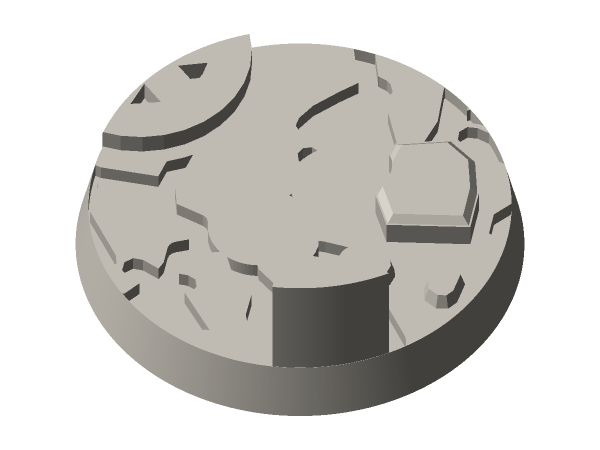
#> input picture examples/030mm_1_badlands.png, 1200 x 900 px (shown at 1/2 size)
$ python -i gui_job.py   (imports and definitions only)
#> lines starting #> are read from the running program, lines starting #| are printed output that depends on the picture
"""what the window (bbb_kit.exe) starts in the background. One job per start; every line it prints is ONE JSON record
with an "ev" field, so the window never has to guess from printed text.

  python tools/gui_job.py choices <style> --size 60 --detail 4 --count 20 [--mini biped] [--supports on]
      (--size 90x52: an oval base, long x short)
      {"ev": "seed", "seed": "x"}
      {"ev": "choice", "seed": "x", "n": 16, "img": "...png", "theme": "ore siding", "tier": 4}      one per base, as it is drawn
      {"ev": "skip", "n": 17, "why": "..."}
      {"ev": "done", "job": "choices", "count": 20}
      On the first run, before the choices: {"ev": "fetch", "i": 3, "n": 25, "title": "Nature Kit", "mb": 92} for each
      public-domain model pack as it is fetched, then {"ev": "fetched", "n": 25, "missing": 0}. What is fetched, from
      where and under which licence goes out as "log" lines first. "models_download": false in settings.json stops it.

  python tools/gui_job.py build <style> --size 60 --picks x:16,x:17,y:36 [--mini biped] [--supports on]
      {"ev": "folder", "folder": "...\\out\\picked_<date>_<time>"}          every picked base is copied here: .stl, _3d.png, _2d.png, _plan.json
      {"ev": "start", "seed": "x", "n": 16}                                 its build began
      {"ev": "retry", "seed": "x", "n": 16}                                 it failed a check; a fresh variant is being built instead
      {"ev": "built", "seed": "x", "n": 16, "ok": true, "variant": false, "stl": "...", "img": "..._3d.png", "img2": "..._2d.png", "secs": 9.7, "theme": "..."}
      {"ev": "built", "seed": "x", "n": 17, "ok": false, "why": "print check: ..."}
      {"ev": "done", "job": "build", "ok": 2, "failed": 0, "folder": "..."}

  Both also send {"ev": "log", "text": "..."} (what the kit itself printed, for the Details box) and, when something
  goes wrong before the job can start, {"ev": "error", "text": "..."}.

A pick is seed:number, the pair the choices came with. Bases of one seed are built by one run of run_set.py
(python run_set.py <style> 16,17, --seed x): the same seed and number give the same base the picture showed. A base
counts as built only when the runner said OK AND its STL file is really there."""
import sys, os, json, subprocess, re, time, shutil
KIT = os.path.dirname(os.path.dirname(os.path.abspath(__file__))); sys.path[0] = KIT
NOWIN = getattr(subprocess, "CREATE_NO_WINDOW", 0)
def ev(kind, **kw): print(json.dumps(dict(ev=kind, **kw)), flush=True)
a = sys.argv[1:]
def opt(name, d):
    if name in a: i = a.index(name); v = a[i + 1]; del a[i:i + 2]; return v
    return d
size = opt("--size", "30"); detail = opt("--detail", "mix"); count = opt("--count", "20"); mini = opt("--mini", ""); sup = opt("--supports", ""); picks = opt("--picks", ""); scale = opt("--scale", "")
# [1 line not run here, left out]
# [1 line that did not run here, left out]
env = dict(os.environ, PYTHONWARNINGS="ignore", PYTHONUNBUFFERED="1", PYTHONIOENCODING="utf-8")
# [1 line that did not run here, left out]

# [25 lines left out: functions size_tag, models, not called in this run]

# [12 lines not run here, left out]

# ---- build ----
groups = {}
# [6 lines not run here, left out]
okc = bad = 0

def see_through(src, dst, px=480):
    """the builder's grey picture with its white surround made see-through, so it sits on the window's dark card"""
#> called with src = '../examples/030mm_1_badlands.png', dst = 'out.png', px = 480
    from PIL import Image, ImageDraw
    im = Image.open(src).convert("RGBA"); w, h = im.size
#> after `w, h = im.size`: w = 1200; h = 900
    for xy in ((0, 0), (w - 1, 0), (0, h - 1), (w - 1, h - 1)):
        if im.getpixel(xy)[:3] == (255, 255, 255): ImageDraw.floodfill(im, xy, (255, 255, 255, 0), thresh=6)
    box = im.getbbox()
#> box = (151, 68, 1049, 832)
    if box: im = im.crop(box)
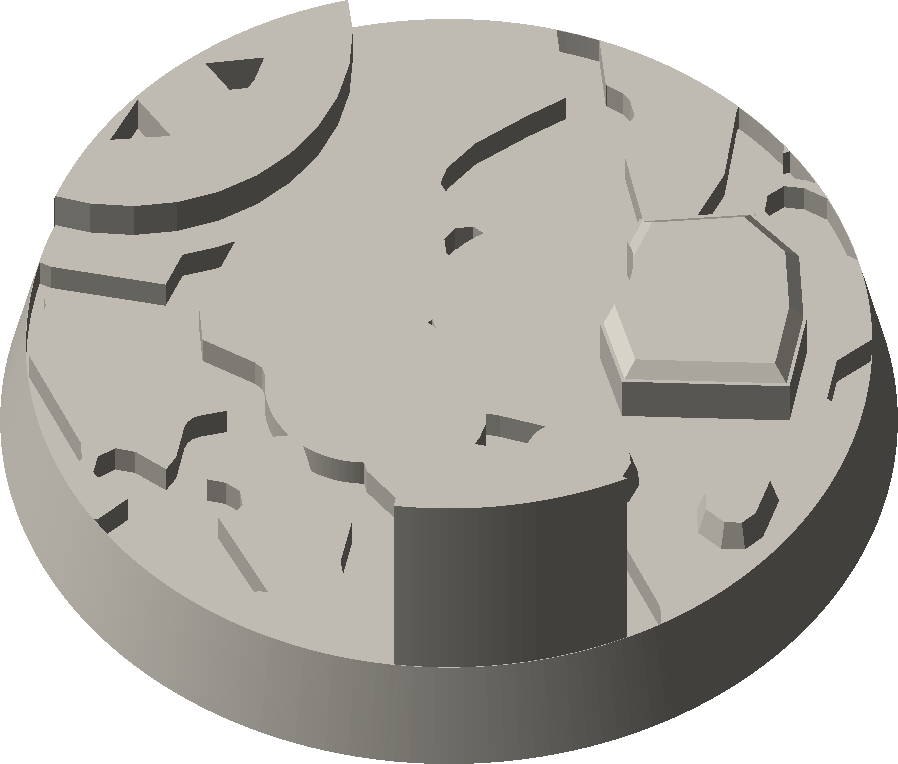
#> im: PIL image 898x764 RGBA; mean R, G, B, A 181.1, 178.5, 172.6, 199.1; transparent parts drawn white
    im.thumbnail((px, px), Image.LANCZOS); im.save(dst)

# [16 lines left out: function with_figure, not called in this run]

# [41 lines not run here, left out]

>>> result = see_through('../examples/030mm_1_badlands.png', 'out.png')

$ run again, on examples/030mm_1_forest.png
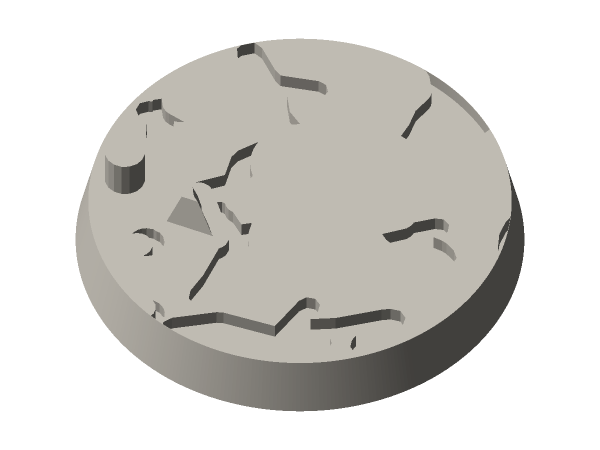
#> input picture examples/030mm_1_forest.png, 1200 x 900 px (shown at 1/2 size)
#> box = (151, 77, 1049, 823)
#> in see_through, `if box: im = im.crop(box)`:
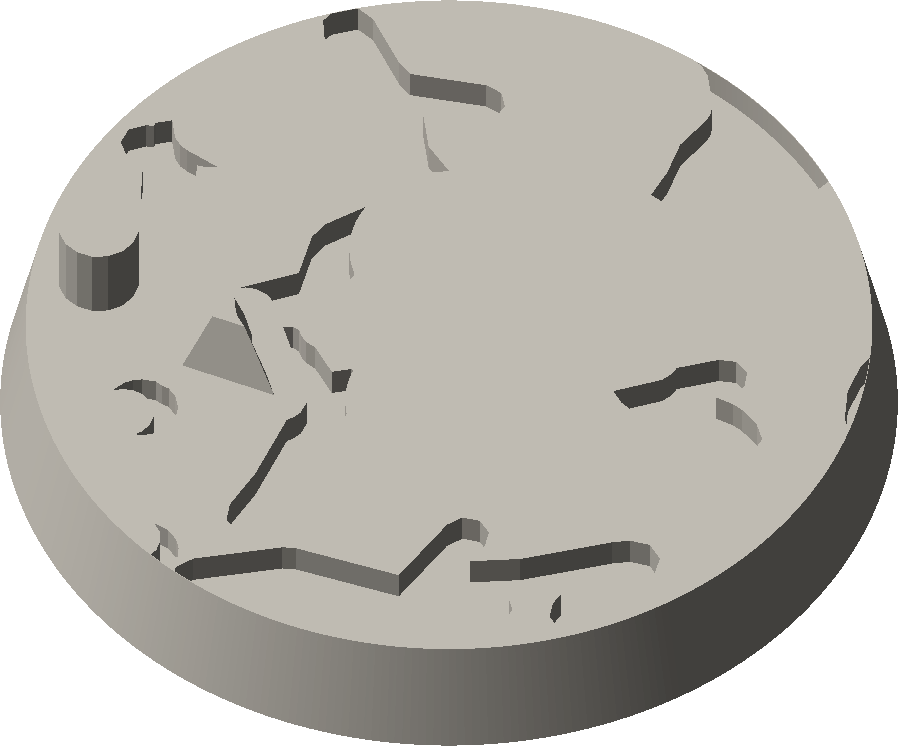
#> im: PIL image 898x746 RGBA; mean R, G, B, A 188.1, 185.3, 179, 200.7; transparent parts drawn white
